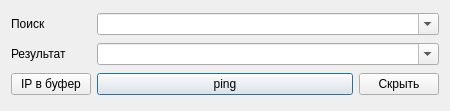
<?xml version="1.0" encoding="UTF-8"?>
<ui version="4.0">
 <class>MainWindow</class>
 <widget class="QMainWindow" name="MainWindow">
  <property name="geometry">
   <rect>
    <x>0</x>
    <y>0</y>
    <width>450</width>
    <height>111</height>
   </rect>
  </property>
  <property name="maximumSize">
   <size>
    <width>1920</width>
    <height>130</height>
   </size>
  </property>
  <property name="windowTitle">
   <string>IpClip</string>
  </property>
  <property name="windowIcon">
   <iconset resource="images.qrc">
    <normaloff>:/images/images/icon.ico</normaloff>:/images/images/icon.ico</iconset>
  </property>
  <widget class="QWidget" name="centralWidget">
   <property name="sizePolicy">
    <sizepolicy hsizetype="Preferred" vsizetype="Preferred">
     <horstretch>0</horstretch>
     <verstretch>0</verstretch>
    </sizepolicy>
   </property>
   <layout class="QGridLayout" name="gridLayout">
    <item row="0" column="0">
     <widget class="QLabel" name="lFind">
      <property name="sizePolicy">
       <sizepolicy hsizetype="Fixed" vsizetype="Fixed">
        <horstretch>0</horstretch>
        <verstretch>0</verstretch>
       </sizepolicy>
      </property>
      <property name="text">
       <string>Поиск</string>
      </property>
     </widget>
    </item>
    <item row="0" column="1" colspan="2">
     <widget class="QComboBox" name="cbFind">
      <property name="sizePolicy">
       <sizepolicy hsizetype="Preferred" vsizetype="Fixed">
        <horstretch>0</horstretch>
        <verstretch>0</verstretch>
       </sizepolicy>
      </property>
      <property name="toolTip">
       <string>Введите строку для поиска</string>
      </property>
      <property name="editable">
       <bool>true</bool>
      </property>
     </widget>
    </item>
    <item row="1" column="0">
     <widget class="QLabel" name="lResult">
      <property name="sizePolicy">
       <sizepolicy hsizetype="Fixed" vsizetype="Fixed">
        <horstretch>0</horstretch>
        <verstretch>0</verstretch>
       </sizepolicy>
      </property>
      <property name="text">
       <string>Результат</string>
      </property>
     </widget>
    </item>
    <item row="1" column="1" colspan="2">
     <widget class="QComboBox" name="cbResult">
      <property name="toolTip">
       <string>Результат поиска</string>
      </property>
      <property name="editable">
       <bool>true</bool>
      </property>
     </widget>
    </item>
    <item row="2" column="0">
     <widget class="QPushButton" name="pbIP2Buf">
      <property name="sizePolicy">
       <sizepolicy hsizetype="Fixed" vsizetype="Fixed">
        <horstretch>0</horstretch>
        <verstretch>0</verstretch>
       </sizepolicy>
      </property>
      <property name="contextMenuPolicy">
       <enum>Qt::CustomContextMenu</enum>
      </property>
      <property name="toolTip">
       <string>Скопировать IP в буфер обмена</string>
      </property>
      <property name="text">
       <string>IP в буфер</string>
      </property>
     </widget>
    </item>
    <item row="2" column="1">
     <widget class="QPushButton" name="bpDoIt">
      <property name="contextMenuPolicy">
       <enum>Qt::CustomContextMenu</enum>
      </property>
      <property name="toolTip">
       <string>Выполнить команду</string>
      </property>
      <property name="text">
       <string>ping</string>
      </property>
      <property name="autoDefault">
       <bool>false</bool>
      </property>
      <property name="default">
       <bool>true</bool>
      </property>
      <property name="flat">
       <bool>false</bool>
      </property>
     </widget>
    </item>
    <item row="2" column="2">
     <widget class="QPushButton" name="pbClose">
      <property name="sizePolicy">
       <sizepolicy hsizetype="Fixed" vsizetype="Fixed">
        <horstretch>0</horstretch>
        <verstretch>0</verstretch>
       </sizepolicy>
      </property>
      <property name="contextMenuPolicy">
       <enum>Qt::CustomContextMenu</enum>
      </property>
      <property name="toolTip">
       <string>Скрыть окно (Esc)</string>
      </property>
      <property name="text">
       <string>Скрыть</string>
      </property>
      <property name="shortcut">
       <string>Esc</string>
      </property>
     </widget>
    </item>
   </layout>
  </widget>
 </widget>
 <layoutdefault spacing="6" margin="11"/>
 <tabstops>
  <tabstop>cbFind</tabstop>
  <tabstop>cbResult</tabstop>
  <tabstop>pbIP2Buf</tabstop>
  <tabstop>bpDoIt</tabstop>
  <tabstop>pbClose</tabstop>
 </tabstops>
 <resources>
  <include location="images.qrc"/>
 </resources>
 <connections/>
</ui>
